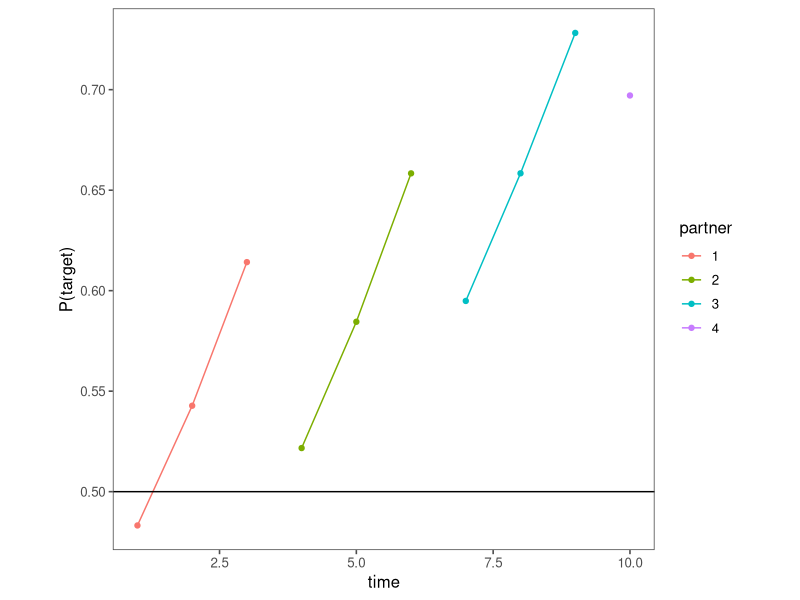
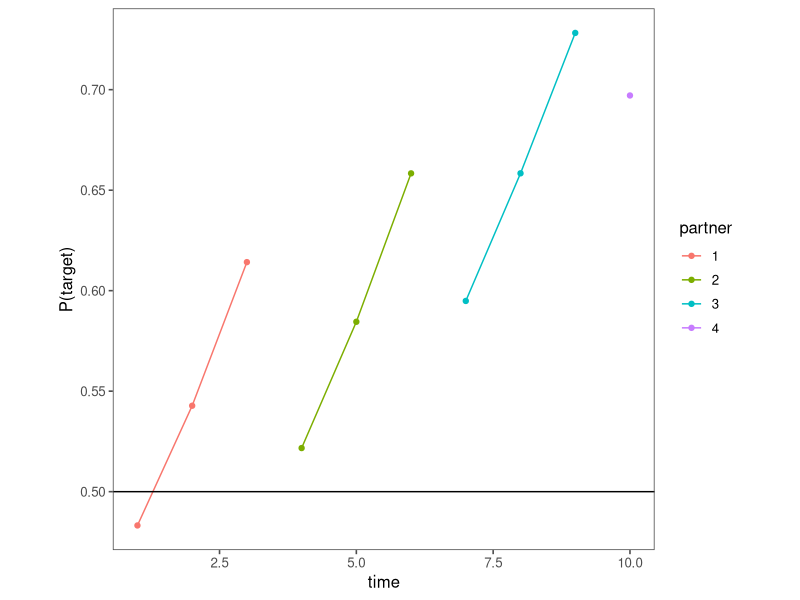

Reproduce these figures in R, in order.
## ---- chunk 1
library(tidyverse)
library(ggthemes)
data.frame(prediction = c(0.48319292387482204, 0.5427530392854598, 0.6142042978402963,
                          0.5216966792994756, 0.5845228687964401, 0.6583643792065222, 
                          0.5948892425562737, 0.6583853974068616, 0.7282353919606799,
                          0.6971169524835485 ),
           t = seq(1,10),
           partner = factor(c(1,1,1,2,2,2,3,3,3,4))) %>%
  ggplot(aes(x = t, y = prediction, color = partner)) +
    geom_point() +
    geom_line() +
    geom_hline(yintercept = .5) +
    theme_few() +
    xlab('time') +
    ylab("P(target)") +
    theme(aspect.ratio = 1)

ggsave('partnerspecificity.pdf', height = 8, width = 8, units = 'cm', useDingbats = F)
